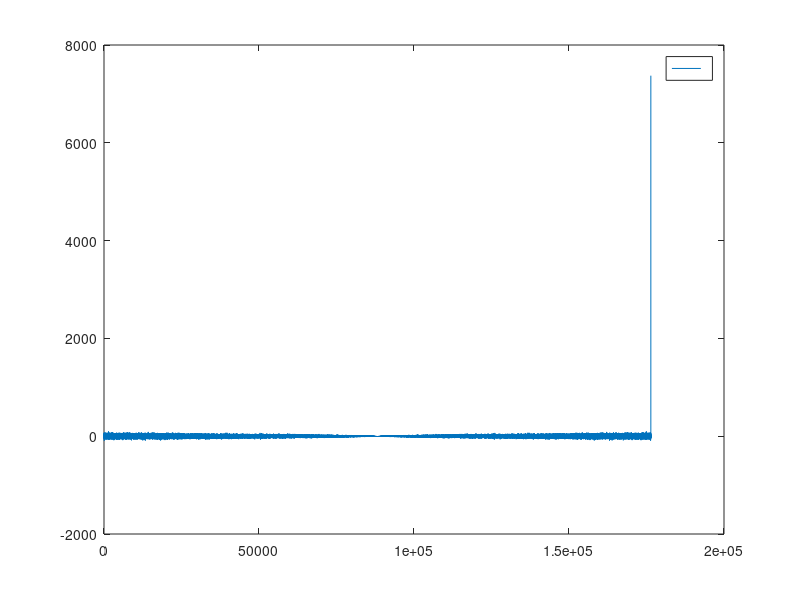
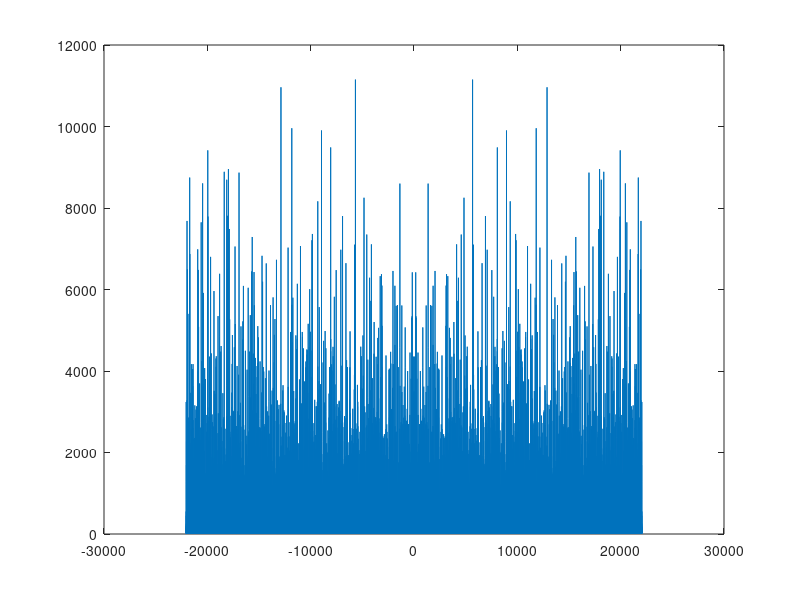

MATLAB code for these plots, in order: (Note: this script raises an error after producing the figures.)
clear; clc; close all;

fs = 44100;
t = 0:1/fs:2;
N_sample = length(t);
noise = rand(N_sample,1)-0.5;
% plot(t,noise)

% sound(noise, fs)
n = pow2(nextpow2(N_sample));
X = xcorr(noise,noise);
X = fftshift(X);
figure();
grid on; grid minor; box on;
plot(X)
xlabel('');
ylabel('');
title('');
legend('','');

Y = fft(X, n);
Y = fftshift(Y);
f = (-n/2:n/2-1)*(fs/n);
power = abs(Y).^2/n;
figure()
plot(f, power)
yline(sqrt(var(Y)))